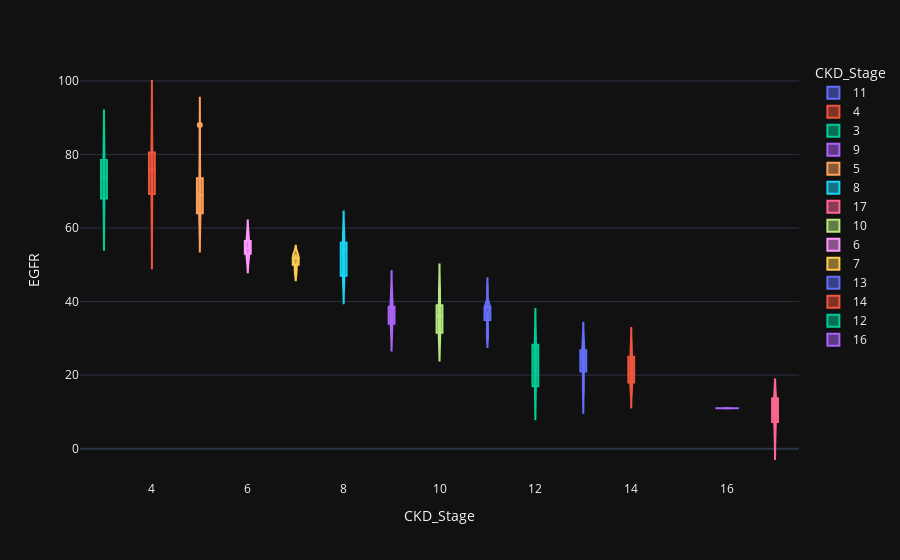

The notebook cell this image was saved under:
### Code cell
violin('EGFR')

### Figure 1 — Plotly figure (JSON) as saved in the notebook; plotly's stock layout.template omitted (floating-point values rounded to 4 significant figures)
{"data": [{"alignmentgroup": "True", "box": {"visible": true}, "hovertemplate": "CKD_Stage=%{x}<br>EGFR=%{y}<extra></extra>", "legendgroup": "11", "marker": {"color": "#636efa"}, "name": "11", "offsetgroup": "11", "orientation": "v", "scalegroup": "True", "showlegend": true, "type": "violin", "x": [11, 11, 11, 11, 11, 11, 11, 11, 11, 11, 11, 11, 11, 11, 11, 11, 11, 11, 11, 11, 11, 11, 11, 11, 11, 11, 11, 11, 11, 11, 11, 11, 11, 11, 11, 11, 11, 11, 11, 11, 11, 11, 11, 11, 11, 11, 11, 11, 11, 11, 11, 11, 11, 11, 11, 11, 11, 11, 11, 11, 11, 11, 11, 11, 11, 11, 11, 11, 11, 11, 11, 11, 11, 11, 11, 11, 11, 11, 11, 11, 11, 11, 11, 11, 11, 11, 11], "x0": " ", "xaxis": "x", "y": [38.62, 38.62, 38.62, 38.62, 38.62, 38.62, 38.62, 38.62, 38.62, 38.62, 38.62, 38.62, 38.62, 38.62, 44, 38.62, 38.62, 35, 43, 38, 35, 32, 30, 32, 36, 44, 35, 35, 31, 40, 31, 37, 44, 35, 31, 33, 38.62, 38.62, 38.62, 38.62, 38.62, 38.62, 38.62, 38.62, 38.62, 38.62, 38.62, 38.62, 38.62, 38.62, 38.62, 38.62, 38.62, 38.62, 38.62, 38.62, 38.62, 38.62, 38.62, 38.62, 38.62, 38.62, 38.62, 38.62, 38.62, 38.62, 33, 31, 37, 37, 36, 30, 33, 33, 33, 30, 43, 36, 30, 32, 30, 31, 39, 30, 44, 36, 35], "y0": " ", "yaxis": "y"}, {"alignmentgroup": "True", "box": {"visible": true}, "hovertemplate": "CKD_Stage=%{x}<br>EGFR=%{y}<extra></extra>", "legendgroup": "4", "marker": {"color": "#EF553B"}, "name": "4", "offsetgroup": "4", "orientation": "v", "scalegroup": "True", "showlegend": true, "type": "violin", "x": [4, 4, 4, 4, 4, 4, 4], "x0": " ", "xaxis": "x", "y": [79, 88, 81, 68, 76, 61, 73], "y0": " ", "yaxis": "y"}, {"alignmentgroup": "True", "box": {"visible": true}, "hovertemplate": "CKD_Stage=%{x}<br>EGFR=%{y}<extra></extra>", "legendgroup": "3", "marker": {"color": "#00cc96"}, "name": "3", "offsetgroup": "3", "orientation": "v", "scalegroup": "True", "showlegend": true, "type": "violin", "x": [3, 3, 3], "x0": " ", "xaxis": "x", "y": [74, 80, 66], "y0": " ", "yaxis": "y"}, {"alignmentgroup": "True", "box": {"visible": true}, "hovertemplate": "CKD_Stage=%{x}<br>EGFR=%{y}<extra></extra>", "legendgroup": "9", "marker": {"color": "#ab63fa"}, "name": "9", "offsetgroup": "9", "orientation": "v", "scalegroup": "True", "showlegend": true, "type": "violin", "x": [9, 9, 9, 9, 9, 9, 9, 9, 9, 9, 9, 9, 9, 9], "x0": " ", "xaxis": "x", "y": [38.62, 38.62, 38.62, 38.62, 42, 40, 34, 35, 44, 38, 32, 34, 31, 37], "y0": " ", "yaxis": "y"}, {"alignmentgroup": "True", "box": {"visible": true}, "hovertemplate": "CKD_Stage=%{x}<br>EGFR=%{y}<extra></extra>", "legendgroup": "5", "marker": {"color": "#FFA15A"}, "name": "5", "offsetgroup": "5", "orientation": "v", "scalegroup": "True", "showlegend": true, "type": "violin", "x": [5, 5, 5, 5, 5, 5, 5, 5, 5, 5, 5, 5, 5, 5, 5, 5, 5, 5, 5, 5, 5, 5, 5, 5, 5, 5, 5, 5, 5, 5, 5, 5, 5], "x0": " ", "xaxis": "x", "y": [71, 63, 65, 61, 64, 61, 76, 69, 68, 64, 69, 69, 81, 87, 62, 70, 68, 61, 77, 70, 87, 67, 63, 69, 64, 75, 70, 69, 66, 77, 63, 88, 73], "y0": " ", "yaxis": "y"}, {"alignmentgroup": "True", "box": {"visible": true}, "hovertemplate": "CKD_Stage=%{x}<br>EGFR=%{y}<extra></extra>", "legendgroup": "8", "marker": {"color": "#19d3f3"}, "name": "8", "offsetgroup": "8", "orientation": "v", "scalegroup": "True", "showlegend": true, "type": "violin", "x": [8, 8, 8, 8, 8, 8, 8, 8, 8, 8, 8, 8, 8, 8, 8, 8, 8, 8, 8, 8, 8, 8, 8, 8, 8, 8], "x0": " ", "xaxis": "x", "y": [56, 58, 46, 56, 45, 59, 59, 57, 54, 49, 49, 54, 57, 48, 55, 54, 46, 47, 46, 54, 47, 49, 45, 47, 54, 59], "y0": " ", "yaxis": "y"}, {"alignmentgroup": "True", "box": {"visible": true}, "hovertemplate": "CKD_Stage=%{x}<br>EGFR=%{y}<extra></extra>", "legendgroup": "17", "marker": {"color": "#FF6692"}, "name": "17", "offsetgroup": "17", "orientation": "v", "scalegroup": "True", "showlegend": true, "type": "violin", "x": [17, 17, 17, 17, 17, 17, 17, 17, 17, 17, 17, 17, 17, 17, 17], "x0": " ", "xaxis": "x", "y": [7, 9, 14, 10, 13, 14, 6, 13, 8, 14, 9, 14, 10, 4, 2], "y0": " ", "yaxis": "y"}, {"alignmentgroup": "True", "box": {"visible": true}, "hovertemplate": "CKD_Stage=%{x}<br>EGFR=%{y}<extra></extra>", "legendgroup": "10", "marker": {"color": "#B6E880"}, "name": "10", "offsetgroup": "10", "orientation": "v", "scalegroup": "True", "showlegend": true, "type": "violin", "x": [10, 10, 10, 10, 10, 10, 10, 10, 10, 10, 10, 10, 10, 10, 10, 10, 10], "x0": " ", "xaxis": "x", "y": [38.62, 44, 30, 37, 43, 39, 32, 38.62, 36, 34, 32, 39, 30, 30, 44, 30, 32], "y0": " ", "yaxis": "y"}, {"alignmentgroup": "True", "box": {"visible": true}, "hovertemplate": "CKD_Stage=%{x}<br>EGFR=%{y}<extra></extra>", "legendgroup": "6", "marker": {"color": "#FF97FF"}, "name": "6", "offsetgroup": "6", "orientation": "v", "scalegroup": "True", "showlegend": true, "type": "violin", "x": [6, 6, 6, 6], "x0": " ", "xaxis": "x", "y": [54, 55, 52, 58], "y0": " ", "yaxis": "y"}, {"alignmentgroup": "True", "box": {"visible": true}, "hovertemplate": "CKD_Stage=%{x}<br>EGFR=%{y}<extra></extra>", "legendgroup": "7", "marker": {"color": "#FECB52"}, "name": "7", "offsetgroup": "7", "orientation": "v", "scalegroup": "True", "showlegend": true, "type": "violin", "x": [7, 7, 7, 7, 7, 7], "x0": " ", "xaxis": "x", "y": [52, 52, 53, 50, 52, 48], "y0": " ", "yaxis": "y"}, {"alignmentgroup": "True", "box": {"visible": true}, "hovertemplate": "CKD_Stage=%{x}<br>EGFR=%{y}<extra></extra>", "legendgroup": "13", "marker": {"color": "#636efa"}, "name": "13", "offsetgroup": "13", "orientation": "v", "scalegroup": "True", "showlegend": true, "type": "violin", "x": [13, 13, 13, 13, 13, 13, 13, 13, 13, 13, 13, 13, 13, 13, 13], "x0": " ", "xaxis": "x", "y": [25, 24, 27, 26, 29, 25, 28, 25, 21, 29, 26, 21, 17, 15, 16], "y0": " ", "yaxis": "y"}, {"alignmentgroup": "True", "box": {"visible": true}, "hovertemplate": "CKD_Stage=%{x}<br>EGFR=%{y}<extra></extra>", "legendgroup": "14", "marker": {"color": "#EF553B"}, "name": "14", "offsetgroup": "14", "orientation": "v", "scalegroup": "True", "showlegend": true, "type": "violin", "x": [14, 14, 14, 14, 14, 14, 14, 14, 14, 14, 14, 14, 14, 14, 14, 14, 14, 14, 14, 14, 14, 14, 14, 14, 14, 14, 14, 14, 14, 14, 14, 14, 14, 14, 14, 14, 14, 14, 14, 14, 14, 14, 14, 14, 14, 14, 14, 14, 14, 14, 14, 14, 14], "x0": " ", "xaxis": "x", "y": [28, 24, 25, 28, 25, 22, 19, 23, 20, 24, 25, 23, 26, 29, 20, 22, 21, 18, 25, 17, 18, 20, 22, 25, 17, 26, 29, 21, 16, 24, 21, 22, 25, 29, 16, 17, 16, 22, 18, 20, 22, 27, 18, 15, 17, 23, 16, 25, 17, 18, 16, 18, 20], "y0": " ", "yaxis": "y"}, {"alignmentgroup": "True", "box": {"visible": true}, "hovertemplate": "CKD_Stage=%{x}<br>EGFR=%{y}<extra></extra>", "legendgroup": "12", "marker": {"color": "#00cc96"}, "name": "12", "offsetgroup": "12", "orientation": "v", "scalegroup": "True", "showlegend": true, "type": "violin", "x": [12, 12, 12, 12, 12], "x0": " ", "xaxis": "x", "y": [17, 29, 25, 28, 17], "y0": " ", "yaxis": "y"}, {"alignmentgroup": "True", "box": {"visible": true}, "hovertemplate": "CKD_Stage=%{x}<br>EGFR=%{y}<extra></extra>", "legendgroup": "16", "marker": {"color": "#ab63fa"}, "name": "16", "offsetgroup": "16", "orientation": "v", "scalegroup": "True", "showlegend": true, "type": "violin", "x": [16], "x0": " ", "xaxis": "x", "y": [11], "y0": " ", "yaxis": "y"}], "layout": {"legend": {"title": {"text": "CKD_Stage"}, "tracegroupgap": 0}, "margin": {"t": 60}, "violinmode": "overlay", "xaxis": {"anchor": "y", "categoryarray": [11, 4, 3, 9, 5, 8, 17, 10, 6, 7, 13, 14, 12, 16], "categoryorder": "array", "domain": [0, 1], "title": {"text": "CKD_Stage"}}, "yaxis": {"anchor": "x", "domain": [0, 1], "title": {"text": "EGFR"}}}}
